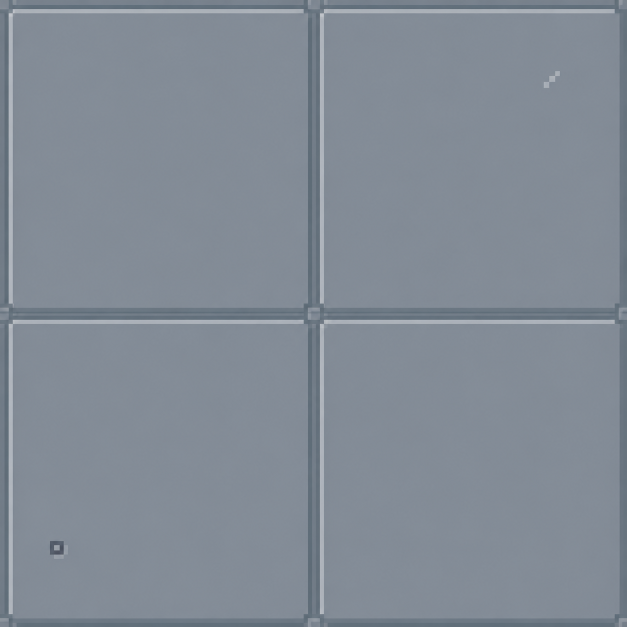
#> input picture Tools/ArtSources/SOLITUDE/RefinedSteelFloor32/Source/round1_generated.png, 1254 x 1254 px (shown at 1/2 size)
$ python process_review.py
#> lines starting #> are read from the running program, lines starting #| are printed output that depends on the picture
from pathlib import Path
from PIL import Image
import numpy as np
import json, shutil
R=Path(__file__).parent
OLD=R.parent/'LightSteelFloor32'
NAMES=['base_clean','base_scuff_a','base_rubbed','base_scuff_b']
def quant(im, colors):
 a=np.asarray(im.convert('RGB')).astype(np.int32)
 p=np.array([tuple(bytes.fromhex(c)) for c in colors],dtype=np.int32)
 out=p[((a[:,:,None,:]-p)**2).sum(3).argmin(2)].astype('uint8')
 return Image.fromarray(out).convert('RGBA')
def build(round_no, tiles, cells=None):
 d=R/f'Round{round_no}'
 (d/'Tiles32').mkdir(parents=True,exist_ok=True)
 for src in (OLD/'Tiles32').glob('*.png'): shutil.copy2(src,d/'Tiles32'/src.name)
 for n,im in zip(NAMES,tiles): im.save(d/'Tiles32'/f'{n}.png')
 data=json.loads((OLD/'Room/room_layout.json').read_text())
 if cells is not None:data['floor_cells']=cells
 floor=Image.new('RGBA',(512,352))
 for c in data['floor_cells']:
  im=Image.open(d/'Tiles32'/f"{c['tile']}.png").convert('RGBA')
  floor.alpha_composite(im,tuple(v*32 for v in c['cell']))
 preview=floor.copy()
 for n in ['walls','props']: preview.alpha_composite(Image.open(OLD/f'Room/PNG/service_room_{n}_layer.png').convert('RGBA'))
 preview.save(d/'room_native.png');preview.resize((1536,1056),Image.Resampling.NEAREST).save(d/'room_3x.png')
 floor.save(d/'floor_layer.png')
 (d/'room_layout.json').write_text(json.dumps(data,indent=2))
 atlas=Image.new('RGBA',(128,96))
 for i,n in enumerate(data['floor_assets']):atlas.alpha_composite(Image.open(d/'Tiles32'/f'{n}.png'),((i%4)*32,(i//4)*32))
 atlas.save(d/'floor_atlas_32.png');atlas.resize((1024,768),Image.Resampling.NEAREST).save(d/'floor_atlas_8x.png')
 return d
if __name__=='__main__':
 raw=Image.open(R/'Source/round1_generated.png')
#> raw is the input picture: PIL image 1254x1254 RGB; mean R, G, B 129.7, 138.7, 149.4
 tiles=[]
 for x,y in [(0,0),(627,0),(0,627),(627,627)]:
  im=raw.crop((x+9,y+9,x+617,y+617)).resize((32,32),Image.Resampling.NEAREST)
  tiles.append(quant(im,['737F8B','8B929C','9CA4AE']))
#> this loop made 4 passes
#> pass 1, `im=raw.crop((x+9,y+9,x+617,y+617)).resize((32,32),Image.Resampling.NEA..`:
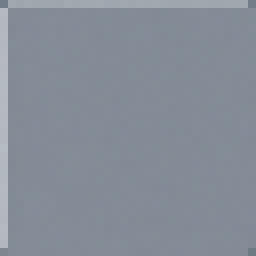
#> im: PIL image 32x32 RGB (shown 8 times larger); mean R, G, B 133.1, 141.8, 152.3
#> pass 1, in quant, `out=p[((a[:,:,None,:]-p)**2).sum(3).argmin(2)].astype('uint8')`:
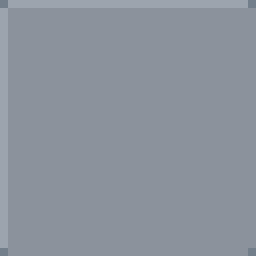
#> out: shape (32, 32, 3) (shown 8 times larger); mean R, G, B 139.9, 147, 157
#> after the loop, tiles = 4 items
 build(1,tiles)
#> the loop in build, `for n,im in zip(NAMES,tiles): im.save(d/'Tiles32'/f'{n}.png')` made 4 passes
#> n on passes 1 to 4: 'base_clean', 'base_scuff_a', 'base_rubbed', 'base_scuff_b'
#> (the run stopped early here; a loop or call above may not have finished)
